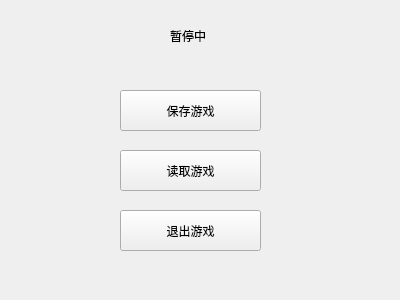
<?xml version="1.0" encoding="UTF-8"?>
<ui version="4.0">
 <class>pause</class>
 <widget class="QWidget" name="pause">
  <property name="geometry">
   <rect>
    <x>0</x>
    <y>0</y>
    <width>400</width>
    <height>300</height>
   </rect>
  </property>
  <property name="windowTitle">
   <string>Form</string>
  </property>
  <widget class="QLabel" name="label">
   <property name="geometry">
    <rect>
     <x>170</x>
     <y>20</y>
     <width>91</width>
     <height>31</height>
    </rect>
   </property>
   <property name="text">
    <string>暂停中</string>
   </property>
  </widget>
  <widget class="QPushButton" name="pushButton">
   <property name="geometry">
    <rect>
     <x>120</x>
     <y>90</y>
     <width>141</width>
     <height>41</height>
    </rect>
   </property>
   <property name="text">
    <string>保存游戏</string>
   </property>
  </widget>
  <widget class="QPushButton" name="loadgame">
   <property name="geometry">
    <rect>
     <x>120</x>
     <y>150</y>
     <width>141</width>
     <height>41</height>
    </rect>
   </property>
   <property name="text">
    <string>读取游戏</string>
   </property>
  </widget>
  <widget class="QPushButton" name="pushButton_3">
   <property name="geometry">
    <rect>
     <x>120</x>
     <y>210</y>
     <width>141</width>
     <height>41</height>
    </rect>
   </property>
   <property name="text">
    <string>退出游戏</string>
   </property>
  </widget>
 </widget>
 <resources/>
 <connections/>
</ui>
